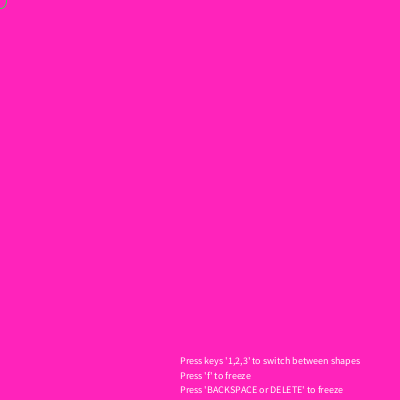
Frame 1 (no input)
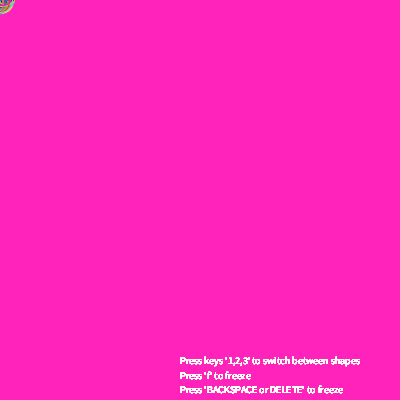
Frame 60 (the mouse pressed at the canvas centre just before this capture)
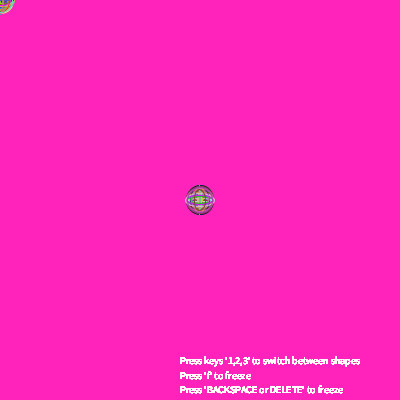
Frame 120 (the mouse held since frame 60 and released just before this capture)

The Processing sketch that drew these frames (run headless with seeded random() and noise(); from frame 60 on, the mouse is pressed at the canvas centre):

// Processing sketch: processing_109351
// ── processing_109351.pde

//HW4
//Yingri Guan

float mX, mY, wd, ht, x, xIncrement;
boolean filled = false;
boolean freeze = false;
int mode = 0;

void setup()
{
    size( 400, 400 );  // window size
    smooth( );
    background( 255,35,187 );
    fill( 0, 223, 124 );
    wd = random( 10, 100 );
    ht = random( 10, 100 );
    x = 0;
    xIncrement = random( 1, 5);

}

void draw( )
{
   mX = mouseX;
   mY = mouseY;
  textSize(10);
  fill(255);
  text("Press keys '1,2,3' to switch between shapes", 180, 364);
  text("Press 'f' to freeze", 180, 379);
  text("Press 'BACKSPACE or DELETE' to freeze", 180, 393);

   noFill();
  stroke( random( 255 ), random(255), random(255) );
  ellipse( mX, mY, random(0,30), random(0,30));
  if (mode == 1){
  ellipse( mX, mY, random(0,30), random(0,30));
  ellipse(random(0,50), random(0,50), mX, mY);
    wd = random( 10, 100 );
    ht = random( 10, 100 );
    x = 0;
  }
  if (mode == 2){
    line(random(0, mX), random(0,mY), mX, mY);
}

if (mode == 3){
    curve(random(0, mX), random(0,mY), random(0, mX), random(0,mY), mX, mY, random(0, mX), random(0,mY));
}
}

void keyReleased() {
  if (key == DELETE || key == BACKSPACE) background(255, 45,98);

  if (key == '2') filled = true;
  if (key == '3') mode = 1;
  if (key == '4') mode = 2;
  if (key == '5') mode = 3;

  if (key == 'f' || key == 'F') freeze = !freeze;
  if (freeze == true) noLoop();
  else loop();
}
